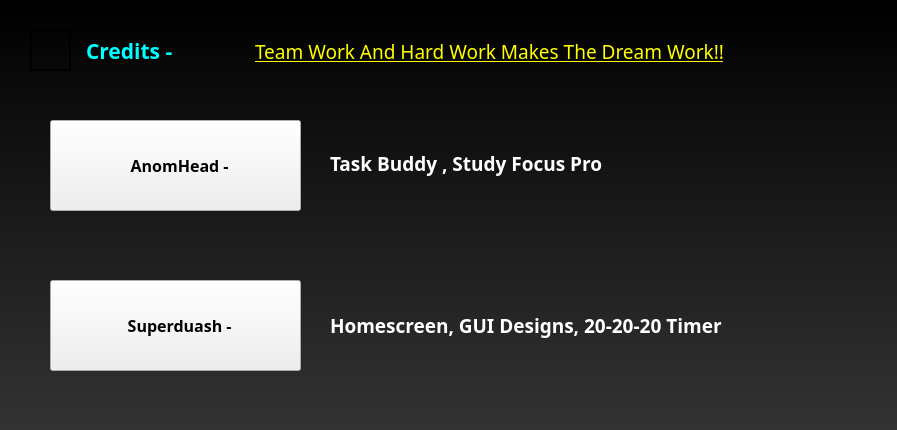
<?xml version="1.0" encoding="UTF-8"?>
<ui version="4.0">
 <class>Dialog</class>
 <widget class="QDialog" name="Dialog">
  <property name="geometry">
   <rect>
    <x>0</x>
    <y>0</y>
    <width>897</width>
    <height>430</height>
   </rect>
  </property>
  <property name="windowTitle">
   <string>The StudyClock - Credits!</string>
  </property>
  <property name="windowIcon">
   <iconset>
    <normaloff>../resources/credits.png</normaloff>../resources/credits.png</iconset>
  </property>
  <widget class="QLabel" name="bg">
   <property name="geometry">
    <rect>
     <x>0</x>
     <y>0</y>
     <width>901</width>
     <height>431</height>
    </rect>
   </property>
   <property name="styleSheet">
    <string notr="true">QLabel {
    background: qlineargradient(x1:0, y1:0, x2:0, y2:1, stop:0 black, stop:1 #333);
    color: white; /* Set text color to white or any contrasting color */
}
</string>
   </property>
   <property name="text">
    <string/>
   </property>
   <property name="scaledContents">
    <bool>true</bool>
   </property>
  </widget>
  <widget class="QLabel" name="credits">
   <property name="geometry">
    <rect>
     <x>86</x>
     <y>15</y>
     <width>111</width>
     <height>71</height>
    </rect>
   </property>
   <property name="font">
    <font>
     <family>Trebuchet MS</family>
     <pointsize>16</pointsize>
     <weight>75</weight>
     <bold>true</bold>
    </font>
   </property>
   <property name="styleSheet">
    <string notr="true">QLabel {
    color: cyan;
}
</string>
   </property>
   <property name="text">
    <string>Credits -</string>
   </property>
  </widget>
  <widget class="QPushButton" name="icon">
   <property name="geometry">
    <rect>
     <x>30</x>
     <y>30</y>
     <width>41</width>
     <height>41</height>
    </rect>
   </property>
   <property name="toolTip">
    <string>Nothing Here ^_^</string>
   </property>
   <property name="styleSheet">
    <string notr="true">QPushButton {
    background-color: transparent;
    border: 2px solid black;
    border-radius: 30px;
}
</string>
   </property>
   <property name="text">
    <string/>
   </property>
   <property name="icon">
    <iconset>
     <normaloff>../resources/credits.png</normaloff>../resources/credits.png</iconset>
   </property>
   <property name="iconSize">
    <size>
     <width>43</width>
     <height>43</height>
    </size>
   </property>
  </widget>
  <widget class="QLabel" name="content1">
   <property name="geometry">
    <rect>
     <x>330</x>
     <y>113</y>
     <width>351</width>
     <height>101</height>
    </rect>
   </property>
   <property name="font">
    <font>
     <family>Trebuchet MS</family>
     <pointsize>14</pointsize>
     <weight>75</weight>
     <bold>true</bold>
    </font>
   </property>
   <property name="styleSheet">
    <string notr="true">QLabel {
    color: white;
}
</string>
   </property>
   <property name="text">
    <string>Task Buddy , Study Focus Pro</string>
   </property>
   <property name="textFormat">
    <enum>Qt::AutoText</enum>
   </property>
   <property name="wordWrap">
    <bool>true</bool>
   </property>
  </widget>
  <widget class="QPushButton" name="superduash">
   <property name="geometry">
    <rect>
     <x>50</x>
     <y>280</y>
     <width>251</width>
     <height>91</height>
    </rect>
   </property>
   <property name="font">
    <font>
     <family>Trebuchet MS</family>
     <pointsize>12</pointsize>
     <weight>75</weight>
     <bold>true</bold>
    </font>
   </property>
   <property name="toolTip">
    <string>a.k.a A.Ashwin</string>
   </property>
   <property name="styleSheet">
    <string notr="true">QLabel {
    color: cyan;
}
</string>
   </property>
   <property name="text">
    <string>  Superduash -</string>
   </property>
   <property name="icon">
    <iconset>
     <normaloff>../resources/haha.jpg</normaloff>../resources/haha.jpg</iconset>
   </property>
   <property name="iconSize">
    <size>
     <width>81</width>
     <height>81</height>
    </size>
   </property>
  </widget>
  <widget class="QPushButton" name="superduash_2">
   <property name="geometry">
    <rect>
     <x>50</x>
     <y>120</y>
     <width>251</width>
     <height>91</height>
    </rect>
   </property>
   <property name="font">
    <font>
     <family>Trebuchet MS</family>
     <pointsize>12</pointsize>
     <weight>75</weight>
     <bold>true</bold>
    </font>
   </property>
   <property name="toolTip">
    <string>a.k.a S. Anatha Rama Krishnan</string>
   </property>
   <property name="styleSheet">
    <string notr="true">QLabel {
    color: cyan;
}
</string>
   </property>
   <property name="text">
    <string>  AnomHead -</string>
   </property>
   <property name="icon">
    <iconset>
     <normaloff>../resources/hehe.png</normaloff>../resources/hehe.png</iconset>
   </property>
   <property name="iconSize">
    <size>
     <width>81</width>
     <height>81</height>
    </size>
   </property>
  </widget>
  <widget class="QLabel" name="content2">
   <property name="geometry">
    <rect>
     <x>330</x>
     <y>245</y>
     <width>471</width>
     <height>161</height>
    </rect>
   </property>
   <property name="font">
    <font>
     <family>Trebuchet MS</family>
     <pointsize>14</pointsize>
     <weight>75</weight>
     <bold>true</bold>
    </font>
   </property>
   <property name="styleSheet">
    <string notr="true">QLabel {
    color: white;
}
</string>
   </property>
   <property name="text">
    <string>Homescreen, GUI Designs, 20-20-20 Timer</string>
   </property>
   <property name="textFormat">
    <enum>Qt::AutoText</enum>
   </property>
   <property name="wordWrap">
    <bool>true</bool>
   </property>
  </widget>
  <widget class="QLabel" name="content1_2">
   <property name="geometry">
    <rect>
     <x>255</x>
     <y>1</y>
     <width>571</width>
     <height>101</height>
    </rect>
   </property>
   <property name="font">
    <font>
     <family>Segoe Fluent Icons</family>
     <pointsize>14</pointsize>
     <weight>50</weight>
     <bold>false</bold>
     <underline>true</underline>
    </font>
   </property>
   <property name="styleSheet">
    <string notr="true">QLabel {
    color: yellow;
}
</string>
   </property>
   <property name="text">
    <string>Team Work And Hard Work Makes The Dream Work!!</string>
   </property>
   <property name="textFormat">
    <enum>Qt::AutoText</enum>
   </property>
   <property name="wordWrap">
    <bool>true</bool>
   </property>
  </widget>
 </widget>
 <resources/>
 <connections/>
</ui>
